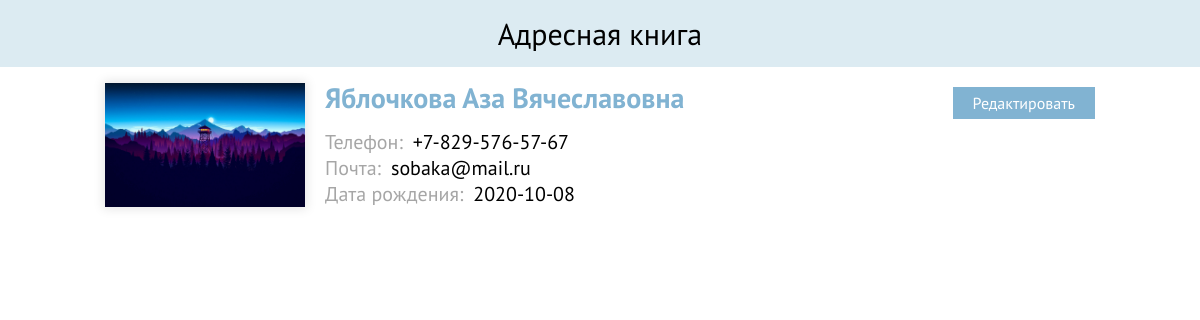
Page /core/view/contact_page.php?id=2 on the committed database.
### tables this page shows
CREATE TABLE `contact` (
  `Id_Contact` int(11) NOT NULL,
  `Name` varchar(50) NOT NULL,
  `Phone` varchar(16) NOT NULL,
  `Address` varchar(80) DEFAULT NULL,
  `Email` varchar(30) DEFAULT NULL,
  `Birthday` date DEFAULT NULL,
  `Image` varchar(260) DEFAULT NULL
);

### core/model/db.php (called while the page is built, shortened)
<?php
class DB
{
    private $db;
    private $db_name = 'addressbook';
    private $db_user = 'user';
    private $db_pass = '1234';
    private $db_host = 'localhost';
    public function __construct()
    {
        include_once('contact.php');
    }
    public function connect()
    {
        $this->db = new mysqli($this->db_host, $this->db_user, $this->db_pass, $this->db_name);
    }
    public function getContact($id) {
        $query = 'Select Id_Contact, Name, Phone, Address, Email, Birthday, Image From contact Where Id_Contact = ?;';
        $stmt = $this->db->prepare($query);
        $stmt->bind_param('i', $id);
        $stmt->execute();
        $stmt->store_result();
        $id = null;
        $name = null;
        $phone = null;
        $email = null;
        $address = null;
        $birthday = null;
        $image = null;
        $stmt->bind_result($id, $name, $phone, $email, $address, $birthday, $image);
        $contact = new Contact($id, $name, $phone, $email, $address, $birthday, $image);
        return $contact;
    }
}
?>

### core/model/contact.php (called while the page is built, shortened)
<?php
    class Contact {
        public $image;
		public function __construct($id, $name, $phone, $address = null, $email = null, $birthday = null, $image = null)
		{
			$this->id = htmlspecialchars($id);
            $this->name = htmlspecialchars($name);
            $this->phone = htmlspecialchars($phone);
            $this->image = $image;
            $this->email = empty($email) ? null : htmlspecialchars($email);
            $this->birthday = empty($birthday) ? null : htmlspecialchars($birthday);
        }
        public function isImageExist() {
            return file_exists($_SERVER['DOCUMENT_ROOT'].'/addressbook/userImages/'.$this->image);
        }
}
?>

### core/view/contact_page.php (the view, shortened to what this page needs)
<?php include($_SERVER['DOCUMENT_ROOT'].'/addressbook/core/view/header.php') ?>
        <?php
            if ($_POST) {
                include($_SERVER['DOCUMENT_ROOT'].'/addressbook/core/controller/contact_controller.php');
            }
            else {
                include($_SERVER['DOCUMENT_ROOT'].'/addressbook/core/model/db.php');
                if (isset($_GET['id'])) {
                $id = (int)$_GET['id'];
                $db = new DB();
                $contact = $db->getContact($id);
                    if (!empty($contact->id)) {
                        ?>
                        <section class="contact-page">
                            <div class="contact-container" id="<?php echo $contact->id?>">
                                <img class="contact-page-image" src="./../../userImages/<?php echo $contact->isImageExist() ? $contact->image : 'defaultPhoto.jpg' ?>">
                                <div class="contact-info">
                                    <p class="contact-page-name contact-info-name"><?php echo $contact->name?></p>
                                    <div class="contact-info-additional contact-page-additional">
                                        <p class="contact-info-phone"><span>Телефон:</span><?php echo $contact->phone?></p>
                                        <?php echo empty($contact->email) ? '' : '<p class="contact-info-email"><span>Почта:</span>'.$contact->email.'</p>'?>
                                        <?php echo empty($contact->birthday) ? '' : '<p class="contact-info-birthday"><span>Дата рождения:</span>'.$contact->birthday.'</p>'?>
                                    </div>
                                </div>
                                <button type="button" class="contact-edit button">Редактировать</button>
                            </div>
                        </section>
                        <?php
                    }
                    else {
                        echo '<p>Контакт не найден</p>';
                    }
                }
                else {
                    echo '<p>Контакт не найден</p>';
                }
            }
        ?>
    <?php include($_SERVER['DOCUMENT_ROOT'].'/addressbook/core/view/footer.php') ?>

### css/style.css (style rules this page uses)
body { margin: 0; padding: 0; font-family: "PT Sans", Arial, sans-serif; font-size: 16px; line-height: 26px; font-weight: 400; color: #000000; }
button { padding: 0; outline: none; }
h1, h2, p, ul { margin: 0; }
.button { font: inherit; padding: 3px 20px; background-color: #81b3d2; border: none; color: #ffffff; text-align: center; outline: none; }
.contact-container { margin: 5px; display: flex; position: relative; }
.contact-edit { position: absolute; right: 0; margin-left: 20px; }
.contact-info-name { margin-bottom: 6px; }
.contact-info p { line-height: 22px; }
.contact-info span { color: #a6a6a6; margin-right: 10px; }
.contact-info-additional { max-width: 680px; }
.contact-info-additional p { word-wrap: break-word; }
.contact-page-name { font-size: 28px; font-weight: 700; color: #81b3d2; }
.contact-page-image { width: 200px; height: auto; max-height: 200px; margin-right: 20px; margin-top: -4px; box-shadow: 0 0 10px 2px rgba(0, 0, 0, 0.1); }
.contact-page-additional { margin-top: 20px; }
.contact-page-additional p { font-size: 20px; line-height: 26px; }

### rows in the picture
contact: Image (picture), Name "Яблочкова Аза Вячеславовна", Phone "+7-829-576-57-67", Email "sobaka@mail.ru", Birthday "2020-10-08"
